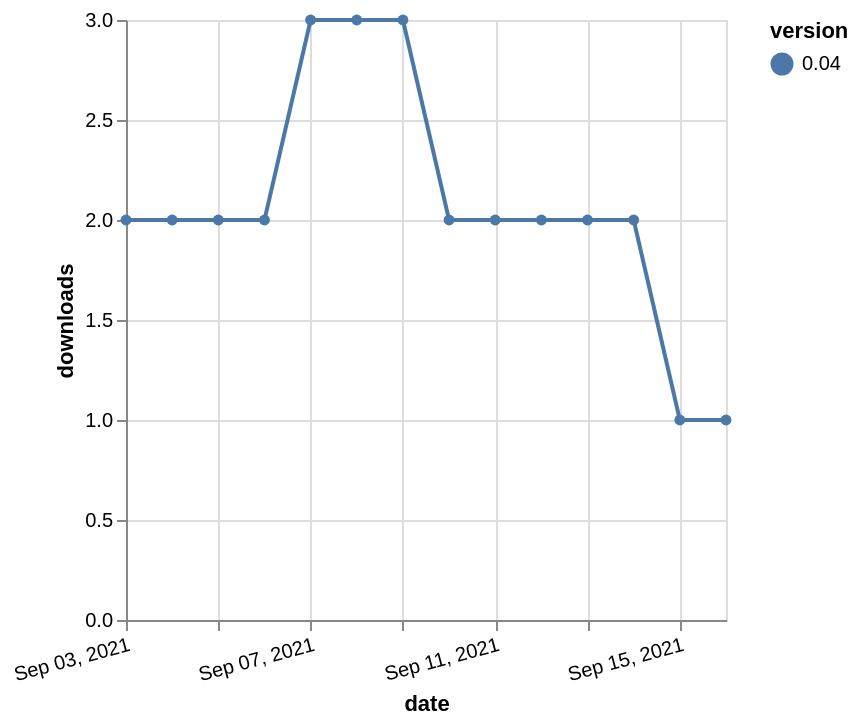

Vega-Lite specification for this chart:
### Vega-Lite specification from a JSON file in a GitHub repository (floating-point values rounded to 4 significant figures)
{"$schema": "https://vega.github.io/schema/vega-lite/v5.json", "description": "A simple bar chart with embedded data.", "data": {"values": [{"date": "2021-09-03", "total": 2396, "delta": 2, "version": "0.04"}, {"date": "2021-09-04", "total": 2398, "delta": 2, "version": "0.04"}, {"date": "2021-09-05", "total": 2400, "delta": 2, "version": "0.04"}, {"date": "2021-09-06", "total": 2402, "delta": 2, "version": "0.04"}, {"date": "2021-09-07", "total": 2405, "delta": 3, "version": "0.04"}, {"date": "2021-09-08", "total": 2408, "delta": 3, "version": "0.04"}, {"date": "2021-09-09", "total": 2411, "delta": 3, "version": "0.04"}, {"date": "2021-09-10", "total": 2413, "delta": 2, "version": "0.04"}, {"date": "2021-09-11", "total": 2415, "delta": 2, "version": "0.04"}, {"date": "2021-09-12", "total": 2417, "delta": 2, "version": "0.04"}, {"date": "2021-09-13", "total": 2419, "delta": 2, "version": "0.04"}, {"date": "2021-09-14", "total": 2421, "delta": 2, "version": "0.04"}, {"date": "2021-09-15", "total": 2422, "delta": 1, "version": "0.04"}, {"date": "2021-09-16", "total": 2423, "delta": 1, "version": "0.04"}]}, "width": "container", "mark": {"type": "line", "point": {"filled": true}}, "encoding": {"x": {"field": "date", "type": "temporal", "timeUnit": "yearmonthdate", "title": "date", "axis": {"labelAngle": -15}}, "y": {"field": "delta", "type": "quantitative", "title": "downloads"}, "color": {"field": "version", "type": "nominal"}, "tooltip": {"field": "delta"}}}
